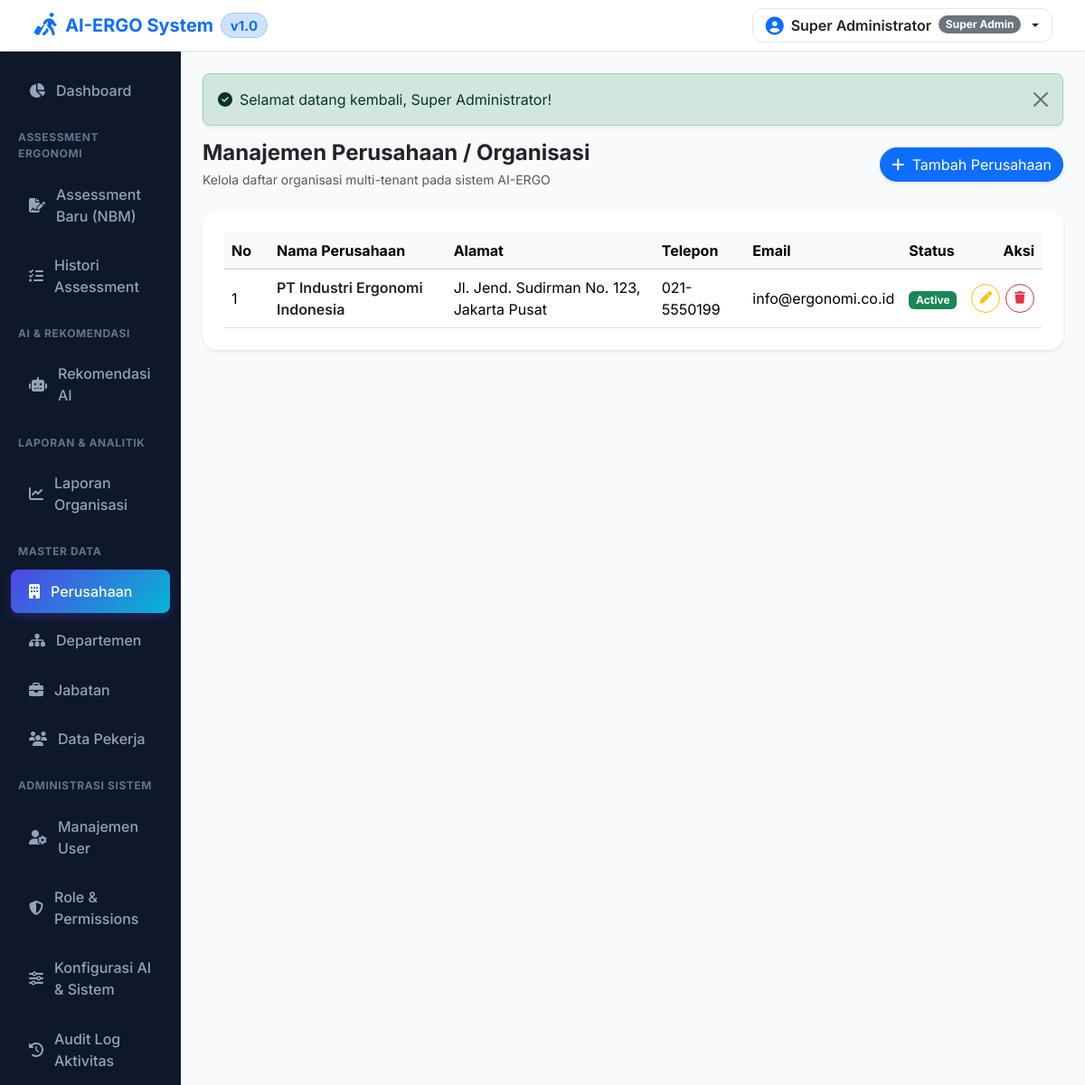
The app's page /companies (signed in) with its own data.
### tables this page shows
CREATE TABLE IF NOT EXISTS `settings` (
  `id` BIGINT UNSIGNED AUTO_INCREMENT PRIMARY KEY,
  `setting_group` VARCHAR(50) NOT NULL DEFAULT 'general',
  `setting_key` VARCHAR(100) NOT NULL UNIQUE,
  `setting_value` LONGTEXT NULL,
  `description` TEXT NULL
);

CREATE TABLE IF NOT EXISTS `companies` (
  `id` BIGINT UNSIGNED AUTO_INCREMENT PRIMARY KEY,
  `name` VARCHAR(255) NOT NULL,
  `address` TEXT NULL,
  `phone` VARCHAR(50) NULL,
  `email` VARCHAR(100) NULL,
  `logo` VARCHAR(255) NULL,
  `status` ENUM('active', 'inactive') DEFAULT 'active',
  `created_at` TIMESTAMP DEFAULT CURRENT_TIMESTAMP,
  `updated_at` TIMESTAMP DEFAULT CURRENT_TIMESTAMP ON UPDATE CURRENT_TIMESTAMP
);

### core/App.php (called while the page is built, shortened)
<?php
class App {
    public function __construct() {
        require_once __DIR__ . '/../app/Helpers/Functions.php';
        spl_autoload_register(function ($class) {
            $prefixCore = 'Core\\';
            $prefixApp = 'App\\';
            if (strpos($class, $prefixCore) === 0) {
                $relativeClass = substr($class, strlen($prefixCore));
                $file = __DIR__ . '/' . str_replace('\\', '/', $relativeClass) . '.php';
                if (file_exists($file)) {
                    return;
                }
            }
            if (strpos($class, $prefixApp) === 0) {
                $relativeClass = substr($class, strlen($prefixApp));
                $file = __DIR__ . '/../app/' . str_replace('\\', '/', $relativeClass) . '.php';
                if (file_exists($file)) {
                    return;
                }
            }
        });
    }
    public function run(): void {
        Router::dispatch($_SERVER['REQUEST_URI'], $_SERVER['REQUEST_METHOD']);
    }
}

### app/Controllers/CompanyController.php (called while the page is built, shortened)
<?php
class CompanyController extends Controller {
    public function index() {
        $companyModel = new Company();
        $companies = $companyModel->all();
        $this->view('companies/index', ['companies' => $companies]);
    }
}

### public/index.php (called while the page is built)
<?php
require_once __DIR__ . '/../core/App.php';
$app = new Core\App();
$app->run();

### app/Helpers/Functions.php (called while the page is built, shortened)
<?php
if (!function_exists('get_setting')) {
    function get_setting($key, $default = '') {
        static $settingsMap = null;
        if ($settingsMap === null) {
            try {
                $settingModel = new \App\Models\Setting();
                $settingsMap = $settingModel->getAllAsKeyValue();
            } catch (\Exception $e) {
                $settingsMap = [];
            }
        }
        return $settingsMap[$key] ?? $default;
    }
}
if (!function_exists('base_url')) {
    function base_url($path = '') {
        static $detectedBase = null;
        if ($detectedBase === null) {
            if (isset($_SERVER['HTTP_HOST'])) {
                $scheme = (isset($_SERVER['HTTPS']) && $_SERVER['HTTPS'] === 'on') ? 'https' : 'http';
                $scriptDir = str_replace('\\', '/', dirname($_SERVER['SCRIPT_NAME'] ?? ''));
                $baseDir = preg_replace('#/public$#i', '', $scriptDir);
                $detectedBase = $scheme . '://' . $_SERVER['HTTP_HOST'] . rtrim($baseDir, '/');
            } else {
                $detectedBase = config('app.url', 'http://localhost/ergonomi');
            }
        }
        return rtrim($detectedBase, '/') . '/' . ltrim($path, '/');
    }
}
if (!function_exists('assets')) {
    function assets($path = '') {
        static $detectedAssetsBase = null;
        if ($detectedAssetsBase === null) {
            if (isset($_SERVER['HTTP_HOST'])) {
                $scheme = (isset($_SERVER['HTTPS']) && $_SERVER['HTTPS'] === 'on') ? 'https' : 'http';
                $scriptDir = str_replace('\\', '/', dirname($_SERVER['SCRIPT_NAME'] ?? ''));
                if (preg_match('#/public$#i', $scriptDir)) {
                    $detectedAssetsBase = $scheme . '://' . $_SERVER['HTTP_HOST'] . rtrim($scriptDir, '/') . '/assets/';
                } else {
                    $detectedAssetsBase = $scheme . '://' . $_SERVER['HTTP_HOST'] . rtrim($scriptDir, '/') . '/public/assets/';
                }
            } else {
                $detectedAssetsBase = base_url('public/assets/');
            }
        }
        return rtrim($detectedAssetsBase, '/') . '/' . ltrim($path, '/');
    }
}
if (!function_exists('upload_exists')) {
    function upload_exists($path = '') {
        if (empty($path)) return false;
        $fullPath = __DIR__ . '/../../public/' . ltrim($path, '/');
        return file_exists($fullPath);
    }
}
if (!function_exists('sanitize')) {
    function sanitize($data) {
        return htmlspecialchars(trim((string)$data), ENT_QUOTES, 'UTF-8');
    }
}
if (!function_exists('auth_user')) {
    function auth_user() {
        return $_SESSION['user'] ?? null;
    }
}
if (!function_exists('is_logged_in')) {
    function is_logged_in() {
        return auth_user() !== null;
    }
}

### core/Database.php (called while the page is built, shortened)
<?php
class Database {
    private static ?PDO $instance = null;
    public static function getInstance(): PDO {
        if (self::$instance === null) {
            $config = require __DIR__ . '/../config/database.php';
            $dsn = "mysql:host={$config['host']};port={$config['port']};dbname={$config['dbname']};charset={$config['charset']}";
            try {
                self::$instance = new PDO($dsn, $config['username'], $config['password'], $config['options']);
            } catch (PDOException $e) {
                try {
                    $dsnNoDb = "mysql:host={$config['host']};port={$config['port']};charset={$config['charset']}";
                    $pdo = new PDO($dsnNoDb, $config['username'], $config['password'], $config['options']);
                    $pdo->exec("CREATE DATABASE IF NOT EXISTS `" . $config['dbname'] . "` DEFAULT CHARACTER SET utf8mb4 COLLATE utf8mb4_unicode_ci");
                    $pdo->exec("USE `" . $config['dbname'] . "`");
                    $sqlFile = __DIR__ . '/../database.sql';
                    if (file_exists($sqlFile)) {
                        $sql = file_get_contents($sqlFile);
                        $pdo->exec($sql);
                    }
                    self::$instance = $pdo;
                } catch (PDOException $ex) {
                    die("Database connection error: " . $ex->getMessage());
                }
            }
        }
        return self::$instance;
    }
}

### core/Model.php (called while the page is built, shortened)
<?php
abstract class Model {
    protected PDO $db;
    protected string $table;
    protected string $primaryKey = 'id';
    public function __construct() {
        $this->db = Database::getInstance();
    }
    public function all(): array {
        $stmt = $this->db->query("SELECT * FROM {$this->table} ORDER BY {$this->primaryKey} DESC");
        return $stmt->fetchAll();
    }
}

### app/Models/Setting.php (called while the page is built, shortened)
<?php
class Setting extends Model {
    public function getAllAsKeyValue(): array {
        $all = $this->all();
        $map = [];
        foreach ($all as $item) {
            $map[$item['setting_key']] = $item['setting_value'];
        }
        return $map;
    }
}

### config/database.php (called while the page is built)
<?php
return [
    'host' => '127.0.0.1',
    'port' => 3306,
    'dbname' => 'ai_ergo',
    'username' => 'root',
    'password' => '',
    'charset' => 'utf8mb4',
    'options' => [
        PDO::ATTR_ERRMODE => PDO::ERRMODE_EXCEPTION,
        PDO::ATTR_DEFAULT_FETCH_MODE => PDO::FETCH_ASSOC,
        PDO::ATTR_EMULATE_PREPARES => false,
    ],
];

### resources/views/companies/index.php (the view)
<div class="d-flex flex-column flex-sm-row justify-content-between align-items-start align-items-sm-center gap-3 mb-4">
    <div>
        <h4 class="fw-bold text-dark mb-1">Manajemen Perusahaan / Organisasi</h4>
        <p class="text-muted small mb-0">Kelola daftar organisasi multi-tenant pada sistem AI-ERGO</p>
    </div>
    <a href="<?= base_url('companies/create') ?>" class="btn btn-primary rounded-pill shadow-sm btn-mobile-full">
        <i class="fa-solid fa-plus me-1"></i> Tambah Perusahaan
    </a>
</div>
<div class="card border-0 shadow-sm rounded-4">
    <div class="card-body p-4">
        <div class="table-responsive">
            <table class="table table-hover align-middle mb-0">
                <thead class="table-light">
                    <tr>
                        <th style="width: 50px;">No</th>
                        <th>Nama Perusahaan</th>
                        <th>Alamat</th>
                        <th>Telepon</th>
                        <th>Email</th>
                        <th>Status</th>
                        <th class="text-end">Aksi</th>
                    </tr>
                </thead>
                <tbody>
                    <?php if (empty($companies)): ?>
                        <tr><td colspan="7" class="text-center text-muted py-3">Belum ada data perusahaan.</td></tr>
                    <?php else: ?>
                        <?php $no = 1; foreach ($companies as $c): ?>
                            <tr>
                                <td><?= $no++ ?></td>
                                <td class="fw-semibold text-dark"><?= sanitize($c['name']) ?></td>
                                <td><?= sanitize($c['address']) ?></td>
                                <td><?= sanitize($c['phone']) ?></td>
                                <td><?= sanitize($c['email']) ?></td>
                                <td>
                                    <span class="badge bg-<?= $c['status'] == 'active' ? 'success' : 'secondary' ?>">
                                        <?= ucfirst($c['status']) ?>
                                    </span>
                                </td>
                                <td class="text-end text-nowrap">
                                    <div class="table-action-group justify-content-end">
                                        <a href="<?= base_url("companies/edit/{$c['id']}") ?>" class="btn btn-sm btn-outline-warning btn-icon" title="Edit Perusahaan"><i class="fa-solid fa-pen"></i></a>
                                        <a href="<?= base_url("companies/delete/{$c['id']}") ?>" class="btn btn-sm btn-outline-danger btn-icon" onclick="return confirm('Apakah Anda yakin ingin menghapus perusahaan ini?');" title="Hapus"><i class="fa-solid fa-trash"></i></a>
                                    </div>
                                </td>
                            </tr>
                        <?php endforeach; ?>
                    <?php endif; ?>
                </tbody>
            </table>
        </div>
    </div>
</div>

### core/Router.php (shortened to what this page needs)
<?php
class Router {
    private static array $routes = [];
    public static function get(string $path, array $handler): void {
        self::$routes['GET'][$path] = $handler;
    }
    public static function post(string $path, array $handler): void {
        self::$routes['POST'][$path] = $handler;
    }
    public static function dispatch(string $uri, string $method): void {
        $uri = parse_url($uri, PHP_URL_PATH);
        $scriptDir = str_replace('\\', '/', dirname($_SERVER['SCRIPT_NAME'] ?? ''));
        $baseDir = preg_replace('#/public$#i', '', $scriptDir);
        if (!empty($scriptDir) && $scriptDir !== '/' && strpos($uri, $scriptDir) === 0) {
            $uri = substr($uri, strlen($scriptDir));
        } elseif (!empty($baseDir) && $baseDir !== '/' && strpos($uri, $baseDir) === 0) {
            $uri = substr($uri, strlen($baseDir));
        }
        $uri = '/' . trim($uri, '/');
        $method = strtoupper($method);
        if (isset(self::$routes[$method])) {
            foreach (self::$routes[$method] as $routePath => $handler) {
                $pattern = preg_replace('/\{([a-zA-Z0-9_]+)\}/', '([^/]+)', $routePath);
                $pattern = "#^" . $pattern . "$#";
                if (preg_match($pattern, $uri, $matches)) {
                    array_shift($matches);
                    [$controllerClass, $action] = $handler;
                    if (class_exists($controllerClass)) {
                        $controller = new $controllerClass();
                        if (method_exists($controller, $action)) {
                            call_user_func_array([$controller, $action], $matches);
                            return;
                        }
                    }
                }
            }
        }
        exit;
    }
}

### resources/views/layouts/header.php (shortened to what this page needs)
<!DOCTYPE html>
<html lang="id">
<head>
    <title><?= sanitize($title ?? (get_setting('APP_NAME', 'AI-ERGO') . ' - Ergonomic Risk Assessment System')) ?></title>
    <link href="https://cdn.jsdelivr.net/npm/bootstrap@5.3.2/dist/css/bootstrap.min.css" rel="stylesheet">
    <link href="https://cdnjs.cloudflare.com/ajax/libs/font-awesome/6.4.2/css/all.min.css" rel="stylesheet">
    <link href="<?= assets('css/style.css') ?>?v=<?= time() ?>" rel="stylesheet">
</head>
<body>
<?php if (is_logged_in()): ?>
<nav class="navbar app-header sticky-top px-2 px-md-4 py-2">
    <div class="container-fluid d-flex flex-nowrap align-items-center justify-content-between">
        <div class="d-flex align-items-center gap-2">
            <a class="navbar-brand d-flex align-items-center gap-1 gap-sm-2 fw-bold text-primary mb-0 me-0" href="<?= base_url('dashboard') ?>">
                <?php $appLogo = get_setting('APP_LOGO'); ?>
                <?php if (upload_exists($appLogo)): ?>
                    <img src="<?= upload_url($appLogo) ?>" alt="Logo" style="max-height: 32px; width: auto;" class="d-inline-block align-text-top me-1">
                <?php else: ?>
                    <i class="fa-solid fa-person-walking-luggage fa-lg text-primary"></i>
                <?php endif; ?>
                <span><?= sanitize(get_setting('APP_NAME', 'AI-ERGO')) ?></span>
                <span class="badge bg-primary-subtle text-primary border border-primary-subtle rounded-pill fs-7">v1.0</span>
            </a>
        </div>
        <div class="d-flex align-items-center ms-auto">
            <div class="dropdown">
                <button class="btn dropdown-toggle d-flex align-items-center gap-2 user-profile-btn" type="button" data-bs-toggle="dropdown">
                    <i class="fa-solid fa-circle-user text-primary fa-lg"></i>
                    <span class="fw-semibold text-dark d-none d-md-inline"><?= sanitize(auth_user()['name'] ?? 'User') ?></span>
                    <span class="badge bg-secondary rounded-pill d-none d-md-inline"><?= sanitize(auth_user()['roles'][0] ?? 'User') ?></span>
                </button>
            </div>
        </div>
    </div>
</nav>
<div class="container-fluid">
    <div class="row">
<?php endif; ?>

### public/assets/css/style.css (style rules this page uses)
:root { --primary-color: #4f46e5; --primary-hover: #4338ca; --secondary-color: #06b6d4; --dark-sidebar: #0f172a; --dark-sidebar-hover: #1e293b; --bg-light: #f8fafc; --text-main: #1e293b; --text-muted: #64748b; --risk-low: #10b981; --risk-medium: #f59e0b; --risk-high: #f97316; --risk-very-high: #ef4444; }
body { font-family: 'Inter', system-ui, -apple-system, sans-serif; background-color: var(--bg-light); color: var(--text-main); margin: 0; padding: 0; }
.app-header { background: #ffffff; border-bottom: 1px solid #e2e8f0; box-shadow: 0 1px 3px rgba(0,0,0,0.05); }
.user-profile-btn { border-radius: 0.75rem !important; padding: 0.35rem 0.85rem !important; border: 1px solid #e2e8f0 !important; background-color: #ffffff !important; transition: all 0.2s ease !important; }
.btn-icon { width: 32px !important; height: 32px !important; padding: 0 !important; display: inline-flex !important; align-items: center !important; justify-content: center !important; border-radius: 50% !important; flex-shrink: 0 !important; font-size: 0.85rem !important; line-height: 1 !important; }
.table-action-group { display: inline-flex !important; align-items: center !important; gap: 0.35rem !important; white-space: nowrap !important; }

### records on screen
settings: setting_key "AI-ERGO System"
companies: name "PT Industri Ergonomi Indonesia", address "Jl. Jend. Sudirman No. 123, Jakarta Pusat", phone "021-5550199", email "info@ergonomi.co.id", status "Active"

### other values on screen
$msg['message'] "Selamat datang kembali, Super Administrator!"
